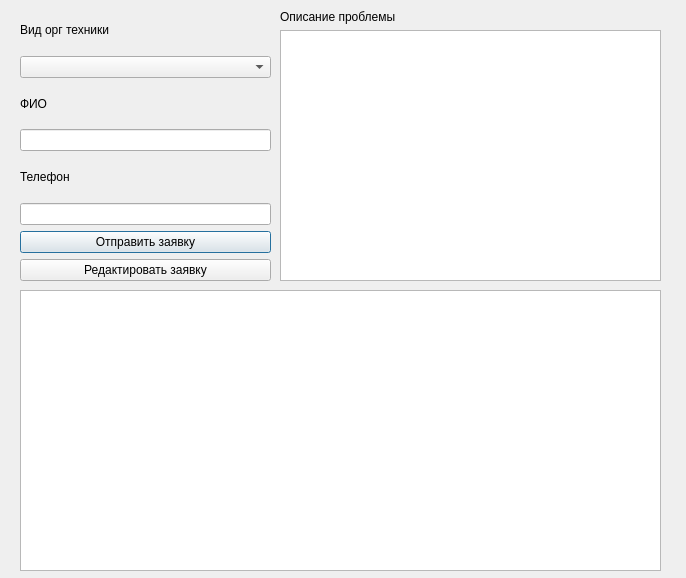
<?xml version="1.0" encoding="UTF-8"?>
<ui version="4.0">
 <class>Dialog</class>
 <widget class="QDialog" name="Dialog">
  <property name="geometry">
   <rect>
    <x>0</x>
    <y>0</y>
    <width>686</width>
    <height>578</height>
   </rect>
  </property>
  <property name="windowTitle">
   <string>Работа с заявками</string>
  </property>
  <widget class="QTableView" name="tableView">
   <property name="geometry">
    <rect>
     <x>20</x>
     <y>290</y>
     <width>641</width>
     <height>281</height>
    </rect>
   </property>
  </widget>
  <widget class="QWidget" name="verticalLayoutWidget">
   <property name="geometry">
    <rect>
     <x>20</x>
     <y>10</y>
     <width>251</width>
     <height>271</height>
    </rect>
   </property>
   <layout class="QVBoxLayout" name="verticalLayout">
    <item>
     <widget class="QLabel" name="label">
      <property name="text">
       <string>Вид орг техники</string>
      </property>
     </widget>
    </item>
    <item>
     <widget class="QComboBox" name="comboBox_org_tech_type"/>
    </item>
    <item>
     <widget class="QLabel" name="label_2">
      <property name="text">
       <string>ФИО</string>
      </property>
     </widget>
    </item>
    <item>
     <widget class="QLineEdit" name="lineEdit_client_fio"/>
    </item>
    <item>
     <widget class="QLabel" name="label_3">
      <property name="text">
       <string>Телефон</string>
      </property>
     </widget>
    </item>
    <item>
     <widget class="QLineEdit" name="lineEdit_client_telephone"/>
    </item>
    <item>
     <widget class="QPushButton" name="pushButton_add_client_info">
      <property name="text">
       <string>Отправить заявку</string>
      </property>
     </widget>
    </item>
    <item>
     <widget class="QPushButton" name="pushButton_add_client_info_2">
      <property name="text">
       <string>Редактировать заявку</string>
      </property>
     </widget>
    </item>
   </layout>
  </widget>
  <widget class="QWidget" name="layoutWidget">
   <property name="geometry">
    <rect>
     <x>280</x>
     <y>10</y>
     <width>381</width>
     <height>271</height>
    </rect>
   </property>
   <layout class="QVBoxLayout" name="verticalLayout_2">
    <item>
     <widget class="QLabel" name="label_4">
      <property name="text">
       <string>Описание проблемы</string>
      </property>
     </widget>
    </item>
    <item>
     <widget class="QTextEdit" name="textEdit"/>
    </item>
   </layout>
  </widget>
 </widget>
 <resources/>
 <connections/>
</ui>
